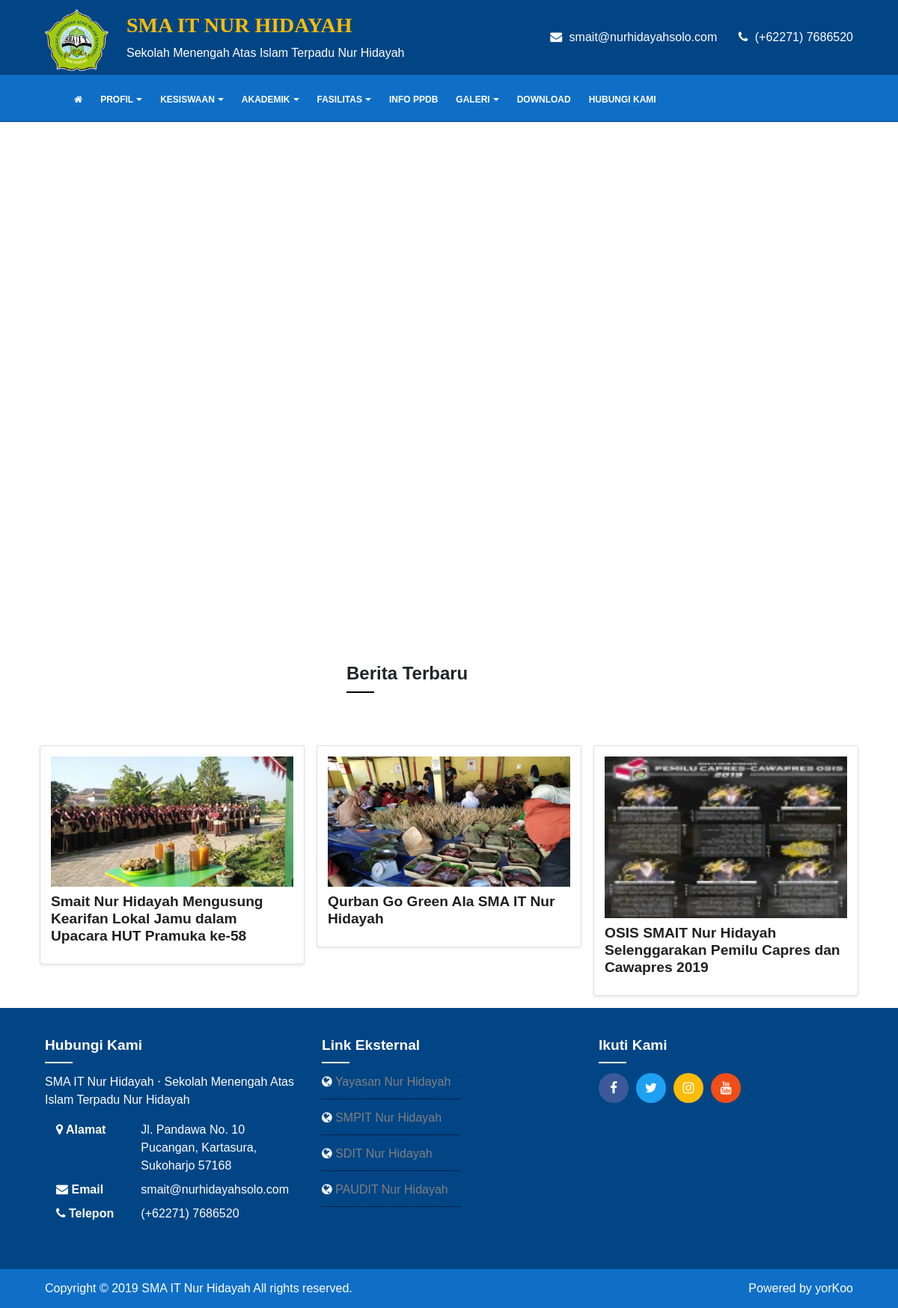
The page / on the database its author committed.
### tables this page shows
CREATE TABLE IF NOT EXISTS `menus` (
`id` bigint(20) unsigned NOT NULL,
  `menu_title` varchar(150) NOT NULL,
  `menu_url` varchar(150) NOT NULL,
  `menu_target` enum('_blank','_self','_parent','_top') DEFAULT '_self',
  `menu_type` varchar(100) NOT NULL DEFAULT 'pages',
  `menu_parent_id` bigint(20) DEFAULT '0',
  `menu_position` bigint(20) DEFAULT '0',
  `created_at` datetime DEFAULT NULL,
  `updated_at` timestamp NULL DEFAULT CURRENT_TIMESTAMP ON UPDATE CURRENT_TIMESTAMP,
  `deleted_at` datetime DEFAULT NULL,
  `restored_at` datetime DEFAULT NULL,
  `created_by` bigint(20) DEFAULT '0',
  `updated_by` bigint(20) DEFAULT '0',
  `deleted_by` bigint(20) DEFAULT '0',
  `restored_by` bigint(20) DEFAULT '0',
  `is_deleted` enum('true','false') DEFAULT 'false'
);

CREATE TABLE IF NOT EXISTS `posts` (
`id` bigint(20) unsigned NOT NULL,
  `post_title` varchar(255) DEFAULT NULL,
  `post_content` longtext,
  `post_image` varchar(100) DEFAULT NULL,
  `post_author` bigint(20) DEFAULT '0',
  `post_categories` varchar(255) DEFAULT NULL,
  `post_type` varchar(50) NOT NULL DEFAULT 'post',
  `post_status` enum('publish','draft') DEFAULT 'draft',
  `post_visibility` enum('public','private') DEFAULT 'public',
  `post_comment_status` enum('open','close') DEFAULT 'close',
  `post_slug` varchar(255) DEFAULT NULL,
  `post_tags` varchar(255) DEFAULT NULL,
  `post_counter` bigint(20) DEFAULT '0',
  `created_at` datetime DEFAULT NULL,
  `updated_at` timestamp NULL DEFAULT CURRENT_TIMESTAMP ON UPDATE CURRENT_TIMESTAMP,
  `deleted_at` datetime DEFAULT NULL,
  `restored_at` datetime DEFAULT NULL,
  `created_by` bigint(20) DEFAULT '0',
  `updated_by` bigint(20) DEFAULT '0',
  `deleted_by` bigint(20) DEFAULT '0',
  `restored_by` bigint(20) DEFAULT '0',
  `is_deleted` enum('true','false') DEFAULT 'false'
);

CREATE TABLE IF NOT EXISTS `links` (
`id` bigint(20) unsigned NOT NULL,
  `link_title` varchar(255) NOT NULL,
  `link_url` varchar(255) DEFAULT NULL,
  `link_target` enum('_blank','_self','_parent','_top') DEFAULT '_blank',
  `link_image` varchar(100) DEFAULT NULL,
  `link_type` enum('link','banner') DEFAULT 'link',
  `created_at` datetime DEFAULT NULL,
  `updated_at` timestamp NULL DEFAULT CURRENT_TIMESTAMP ON UPDATE CURRENT_TIMESTAMP,
  `deleted_at` datetime DEFAULT NULL,
  `restored_at` datetime DEFAULT NULL,
  `created_by` bigint(20) DEFAULT '0',
  `updated_by` bigint(20) DEFAULT '0',
  `deleted_by` bigint(20) DEFAULT '0',
  `restored_by` bigint(20) DEFAULT '0',
  `is_deleted` enum('true','false') DEFAULT 'false'
);

### application/controllers/Home.php (called while the page is built, shortened)
<?php defined('BASEPATH') OR exit('No direct script access allowed');
class Home extends Public_Controller {
	public function index() {
		$this->vars['title'] = __session('website') . ' | ' . __session('tagline');
		$this->vars['content'] = 'themes/'.theme_folder().'/home';
		$this->load->view('themes/'.theme_folder().'/index', $this->vars);
	}
}

### index.php (called while the page is built, shortened)
<?php
require_once BASEPATH.'core/CodeIgniter.php';

### application/models/M_menus.php (called while the page is built, shortened)
<?php defined('BASEPATH') OR exit('No direct script access allowed');
class M_menus extends CI_Model {
	public static $table = 'menus';
	public function nested_menus($menu_parent_id = 0) {
		$menu = [];
		$this->db->select('id, menu_title, menu_url, menu_target, menu_type');
		$this->db->where('menu_parent_id', $menu_parent_id);
		$this->db->where('is_deleted', 'false');
		$this->db->order_by('menu_position', 'ASC');
		$this->db->order_by('menu_title', 'ASC');
		$query = $this->db->get(self::$table);
		foreach ($query->result() as $row) {
			$menu[] = [
				'id' => $row->id,
				'menu_title' => $row->menu_title,
				'menu_url' => $row->menu_url,
				'menu_target' => $row->menu_target,
				'menu_type' => $row->menu_type,
				'children' => $this->nested_menus($row->id),
			];
		}
		return $menu;
	}
}

### application/helpers/blog_helper.php (called while the page is built, shortened)
<?php defined('BASEPATH') OR exit('No direct script access allowed');
if ( ! function_exists('get_links')) {
	function get_links( $limit = 0 ) {
		$CI = &get_instance();
		return $CI->m_links->get_links( $limit );
	}
}
if ( ! function_exists('get_latest_posts')) {
	function get_latest_posts( $limit = 0 ) {
		$CI = &get_instance();
		return $CI->m_posts->get_latest_posts( $limit );
	}
}
if ( ! function_exists('get_videosp')) {
	function get_videosp( $limit = 0 ) {
		$CI = &get_instance();
		return $CI->m_videosp->get_videosp( $limit );
	}
}
if ( ! function_exists('get_menus')) {
	function get_menus() {
		$CI = &get_instance();
		return $CI->m_menus->nested_menus();
	}
}

### application/models/M_videosp.php (called while the page is built, shortened)
<?php defined('BASEPATH') ;
class M_videosp extends CI_Model {
	public static $table = 'posts';
	public function get_videosp($limit = 0, $offset = 0) {
		$this->db->select('id, post_title, post_content');
		$this->db->where('post_type', 'videoprofile');
		$this->db->where('is_deleted', 'false');
		$this->db->order_by('created_at', 'DESC');
		if ( $limit > 0 ) $this->db->limit($limit, $offset);
		return $this->db->get(self::$table);
	}
}

### application/libraries/Auth.php (called while the page is built, shortened)
<?php defined('BASEPATH') OR exit('No direct script access allowed');
class Auth {
	public function hasLogin() {
		return (bool) __session('has_login');
	}
}

### application/models/public/M_posts.php (called while the page is built, shortened)
<?php defined('BASEPATH') OR exit('No direct script access allowed');
class M_posts extends CI_Model {
	public static $table = 'posts';
	public function get_latest_posts($limit = 0) {
		$this->db->select('
			x1.id
			, x1.post_title
			, x1.created_at
			, x1.post_content
			, x1.post_image
			, x1.post_slug
			, x1.post_counter
			, x2.user_full_name AS post_author
		');
		$this->db->join('users x2', 'x1.post_author = x2.id', 'LEFT');
		$this->db->where('x1.post_type', 'post');
		$this->db->where('x1.post_status', 'publish');
		$this->db->where('x1.is_deleted', 'false');
		if ( ! $this->auth->hasLogin() ) {
			$this->db->where('x1.post_visibility', 'public');
		}
		$this->db->order_by('x1.created_at', 'DESC');
		if ( $limit > 0 ) $this->db->limit($limit);
		return $this->db->get(self::$table . ' x1');
	}
}

### application/models/M_links.php (called while the page is built, shortened)
<?php defined('BASEPATH') OR exit('No direct script access allowed');
class M_links extends CI_Model {
	public static $table = 'links';
	public function get_links($limit = 0) {
		$this->db->select('id, link_title, link_url, link_target');
		$this->db->where('link_type', 'link');
		$this->db->where('is_deleted', 'false');
		return $this->db->get(self::$table);
	}
}

### views/themes/minty/index.php (the view, shortened to what this page needs)
<!DOCTYPE html>
<html lang="en">
<head>
	<link href="//db.onlinewebfonts.com/c/7d53812c05da6f823fba7c90e8081aeb?family=Balloon+XBd+BT" rel="stylesheet" type="text/css"/>
	<?=link_tag('assets/plugins/bootstrap-4/bootstrap.css')?>
	<?=link_tag('assets/css/font-awesome.min.css')?>
	<?=link_tag('assets/plugins/jquery.smartmenus/jquery.smartmenus.bootstrap-4.css')?>
	<?=link_tag('assets/plugins/jquery.smartmenus/sm-core.css')?>
	<?=link_tag('assets/plugins/jquery.smartmenus/sm-clean.css')?>
	<?=link_tag('assets/plugins/magnific-popup/magnific-popup.css')?>
	<?=link_tag('assets/css/loading.css')?>
	<?=link_tag('views/themes/minty/style.css')?>
	<?=link_tag('assets/plugins/slick/slick.css')?>
	<?=link_tag('assets/plugins/slick-theme.css')?>
</head>
<body>
	<header>
		<div class="top-bar">
			<div class="container">
				<div class="row align-items-center">
					<div class="col-md-7 col-sm-12 col-xs-12">
						<div class="top-header">
							<img src="<?=base_url('media_library/images/' . __session('logo'))?>" class="mt-2 mr-4">
							<ul class="list-unstyled top-left mt-3">
								<li><h3 class="font-weight-bold brand"><?=strtoupper(__session('school_name'))?></h3></li>
								<li><?=__session('tagline')?></li>
							</ul>
						</div>
					</div>
					<div class="col-md-5 col-sm-12 col-xs-12 mt-3 ">
						<ul class="list-inline float-right top-right">
							<li class="list-inline-item pl-3 pr-0"><i class="fa fa-envelope"></i> </i> <?=__session('email');?></li>
							<li class="list-inline-item pl-3 pr-0"><i class="fa fa-phone"></i> <?=__session('phone');?></li>
						</ul>
					</div>
				</div>
			</div>
		</div>
		<div class="menu-bar" data-toggle="sticky-menu">
			<div class="container">
				<nav class="navbar navbar-expand-lg ">
					<div class="collapse navbar-collapse" id="navbarNavDropdown">
						<ul id="main-menu" class="sm sm-clean">
							<li><a href="<?=base_url()?>"><i class="fa fa-home"></i></a></li>
							<?php
							$menus = get_menus();
							foreach ($menus as $menu) {
								echo '<li>';
								$url = $menu['menu_url'] == '#' ? $menu['menu_url'] : base_url() . $menu['menu_url'];
								if ($menu['menu_type'] == 'links') $url = $menu['menu_url'];
								echo '<a href="'. $url .'" target="'. $menu['menu_target'] .'">' . strtoupper($menu['menu_title']) . '</a>';
								echo '</li>';
							}?>
						</ul>
					</div>
				</nav>
			</div>
		</div>
		<?php if ( ! $this->uri->segment(1)) { ?>
			<?php $query = get_videosp(1); if ($query->num_rows() > 0) { ?>
				<?php foreach($query->result() as $row) { ?>
					<div class="embed-responsive embed-responsive-16by9">
					<iframe class="embed-responsive-item" src="https://www.youtube.com/embed/<?=$row->post_content?>?&autoplay=1" allowfullscreen></iframe>
					</div>
				<?php } ?>
			<?php } ?>
			<div class="container">
			<div class="container col-lg-4 p-5">
				<h4 class="page-title mb-3">Berita Terbaru</h4>
			</div>
			    <div  class="row items-container">
			        <?php $query = get_latest_posts(5); if ($query->num_rows() > 0) { ?>
			            <?php $idx = 0; foreach($query->result() as $row) { ?>
			            	<div class="item p-2">
			            		<div class="card shadow-sm" >
									<div class="contentpad">
										<div class="p-1">
											<a href="<?=site_url('read/'.$row->id.'/'.$row->post_slug)?>"><img src="<?=base_url('media_library/posts/large/'.$row->post_image)?>"  alt="<?=$row->post_title?>"></a>
										</div>
										<div class="p-1" text-align="center">
											<h5 class="card-title"><a href="<?=site_url('read/'.$row->id.'/'.$row->post_slug)?>"><?=strip_tags($row->post_title)?></a></h5>
										</div>
									</div>
								</div>
			            	</div>
			            <?php $idx++; } ?>
			        <?php } ?>
			    </div>
			</div>
    	<?php } ?>
	</header>
	<footer>
		<div class="container-fluid primary-footer">
			<div class="container">
				<div class="row">
					<div class="col-md-4 col-xs-12 text-md-left mb-2 mt-2">
						<h6 class="page-title">Hubungi Kami</h6>
						<p><?=__session('school_name')?> &sdot; <?=__session('tagline')?></p>
						<dl class="row">
							<dt class="col-lg-4 col-md-4 col-sm-12"><span class="fa fa-map-marker"></span> Alamat</dt>
							<dd class="col-lg-8 col-md-8 col-sm-12"><?=__session('street_address')?></dd>
							<dt class="col-lg-4 col-md-4 col-sm-12"><span class="fa fa-envelope"></span> Email</dt>
							<dd class="col-lg-8 col-md-8 col-sm-12"><?=__session('email')?></dd>
							<dt class="col-lg-4 col-md-4 col-sm-12"><span class="fa fa-phone"></span> Telepon</dt>
							<dd class="col-lg-8 col-md-8 col-sm-12"><?=__session('phone')?></dd>
						</dl>
					</div>
					<div class="col-md-4 col-xs-12 text-md-left mb-2 mt-2">
						<h6 class="page-title">Link Eksternal</h6>
						<?php $links = get_links(); if ($links->num_rows() > 0) { ?>
							<?php foreach($links->result() as $row) { ?>
								<div class="readmore grs">
								<i class="fa fa-globe" aria-hidden="true"></i> <a href="<?=$row->link_url?>" target="<?=$row->link_target?>"> <?=$row->link_title?></a>
								</div>
								<br>
							<?php } ?>
						<?php } ?>
					</div>
					<div class="col-md-4 col-xs-12 text-md-left mb-2 mt-2">
						<h6 class="page-title">Ikuti Kami</h6>
						<ul class="list-unstyled float-left">
							<?php if (NULL !== __session('facebook') && __session('facebook')) { ?>
								<li class="float-left"><a href="<?=__session('facebook')?>" title="Facebook"><i class="fa fa-facebook social-icon facebook" aria-hidden="true"></i></a></li>
							<?php } ?>
							<?php if (NULL !== __session('twitter') && __session('twitter')) { ?>
								<li class="float-left"><a href="<?=__session('facebook')?>" title="Twitter"><i class="fa fa-twitter social-icon twitter" aria-hidden="true"></i></a></li>
							<?php } ?>
							<?php if (NULL !== __session('instagram') && __session('instagram')) { ?>
								<li class="float-left"><a href="<?=__session('instagram')?>" title="Instagram"><i class="fa fa-instagram social-icon instagram" aria-hidden="true"></i></a></li>
							<?php } ?>
							<?php if (NULL !== __session('youtube') && __session('youtube')) { ?>
								<li class="float-left"><a href="<?=__session('youtube')?>" title="Instagram"><i class="fa fa-youtube social-icon youtube" aria-hidden="true"></i></a></li>
							<?php } ?>
						</ul>
					</div>
				</div>
			</div>
		</div>
		<div class="container-fluid secondary-footer">
			<div class="container copyright">
				<div class="row pt-1 pb-1">
					<div class="col-md-6 col-xs-12 text-md-left text-center">
						<?=copyright(2019, base_url(), __session('school_name'))?>
					</div>
					<div class="col-md-6 col-xs-12 text-md-right text-center">
						Powered by <a href="<?=$this->config->item('website');?>" target="_blank"><?=$this->config->item('webmaster');?></a>
					</div>
				</div>
			</div>
		</div>
	</footer>
</body>
</html>

### application/helpers/koyor_helper.php (shortened to what this page needs)
<?php defined('BASEPATH') or exit('No direct script access allowed');
if ( ! function_exists('_toInteger')) {
   function _toInteger( $n ) {
      $n = abs(intval(strval($n)));
      return $n;
   }
}
 if ( ! function_exists('copyright')) {
 	function copyright($year = '', $link = '', $company_name = '') {
 		$str = 'Copyright &copy; ';
 		$str .= date('Y') > $year ? $year . ' - ' . date('Y') : $year;
 		$str .= '<a href="';
 		$str .= $link == '' ? base_url() : $link;
 		$str .= '"> ';
 		$str .= $company_name == '' ? str_replace(array('http://', 'https://', 'www.'), '', rtrim(base_url(), '/')) : $company_name;
 		$str .= '</a>';
 		$str .= ' All rights reserved.';
 		return $str;
 	}
 }
if ( ! function_exists('__session')) {
   function __session( $session_key ) {
      $CI = &get_instance();
      return $CI->session->userdata( $session_key );
   }
}
if ( ! function_exists('_isValidYear')) {
   function _isValidYear( $year ) {
      return true;
   }
}

### views/themes/minty/style.css (style rules this page uses)
body { font-family: sans-serif; background-color: #fff; font-size: 1rem; }
body a { color: #202020; }
img { width: 100%; }
.readmore a { color: grey; }
.contentpad { padding: 10px 10px 10px 10px; }
.top-bar { background-color: #014585; color: #ffffff; font-size: 1rem; padding: 1px 1px 1px 1px; }
.top-bar i { margin-right: 5px; }
.menu-bar { text-transform: uppercase; font-weight: bold; background-color: #0f6fc7; border-bottom: 1px solid #014585; }
.sm-clean { background: #0f6fc7; }
.brand { font-family: "Balloon XBd BT"; font-weight: bold; text-transform: uppercase; color: #fbbc05; }
.page-title { font-weight: bold; margin-bottom: 15px; padding-bottom: 10px; margin-top: 0px; }
.page-title:after { border-bottom: 2px solid #000; width: 10%; display: block; position: absolute; content: ''; padding-bottom: 10px; }
footer .page-title:after { border-bottom: 2px solid #fff; }
h5.card-title { font-size: 1.2rem; font-weight: bold; }
h6 { font-size: 1.2rem; font-weight: bold; }
.grs:after { border-bottom: 1px dotted #000; width: 50%; display: block; position: absolute; content: ''; padding-top: 5px; padding-bottom: 5px; }
footer { color: #fff; font-size: 1rem; }
footer .primary-footer { background-color: #014585; padding: 30px 0; }
footer .secondary-footer { border-top: 0px solid #fff; background-color: #0f6fc7; padding: 10px 0; }
footer .copyright { color: #fff; }
footer a { color: #ffffff; }
footer .page-title { color: #ffffff; }
.social-icon { width: 40px; height: 40px; font-size: 1.1rem; background-color: blue; color: #fff; text-align: center; margin-right: 10px; padding-top: 12px; border-radius: 50%; }
.facebook { background-color:#3b5998; }
.twitter { background-color:#1da1f2; }
.instagram { background-color:#fbbc05; }
.youtube { background-color:#ef4e17; }
.top-header { display: flex; align-items: center }
.top-header img { width: 85px; height: 85px; }

### rows shown on the page
menus: menu_title "PROFIL"
menus: menu_title "KESISWAAN"
menus: menu_title "AKADEMIK"
menus: menu_title "FASILITAS"
menus: menu_title "INFO PPDB"
menus: menu_title "GALERI"
menus: menu_title "DOWNLOAD"
menus: menu_title "HUBUNGI KAMI"
posts: post_image (picture), post_title "Smait Nur Hidayah Mengusung Kearifan Lokal Jamu dalam Upacara HUT Pramuka ke-58"
posts: post_image (picture), post_title "Qurban Go Green Ala SMA IT Nur Hidayah"
posts: post_image (picture), post_title "OSIS SMAIT Nur Hidayah Selenggarakan Pemilu Capres dan Cawapres 2019"
links: link_title "Yayasan Nur Hidayah"
links: link_title "SMPIT Nur Hidayah"
links: link_title "SDIT Nur Hidayah"
links: link_title "PAUDIT Nur Hidayah"

### other values the page prints
__session('school_name') "SMA IT NUR HIDAYAH"
__session('tagline') "Sekolah Menengah Atas Islam Terpadu Nur Hidayah"
__session('email') "smait@nurhidayahsolo.com"
__session('phone') "(+62271) 7686520"
__session('school_name') "SMA IT Nur Hidayah"
__session('street_address') "Jl. Pandawa No. 10 Pucangan, Kartasura, Sukoharjo 57168"
copyright(2019, base_url(), __session('school_name')) "Copyright © 2019 SMA IT Nur Hidayah All rights reserved."
$this->config->item('webmaster') "yorKoo"
